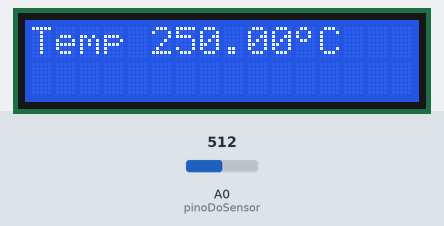
The sketch below on a simulated Arduino Uno, built with avr-gcc and run on an emulated ATmega328P. Shown: 16×2 character LCD. The test bench sets the inputs (shaded band); at power-on: A0 (pinoDoSensor) = 512. What the sketch prints to the serial monitor is not drawn.

Above: at 1.2 s.
1.3 s: A0 (pinoDoSensor) set to 716
At 3.0 s:
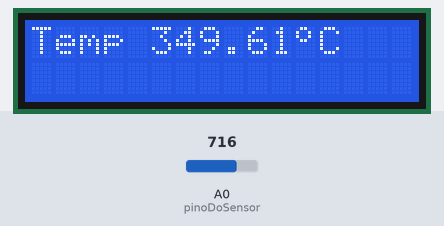
3.5 s: A0 (pinoDoSensor) set to 900
At 5.0 s:
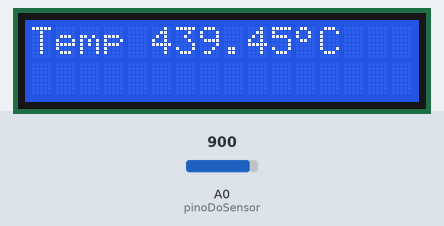
5.5 s: A0 (pinoDoSensor) set to 1023
At 6.9 s:
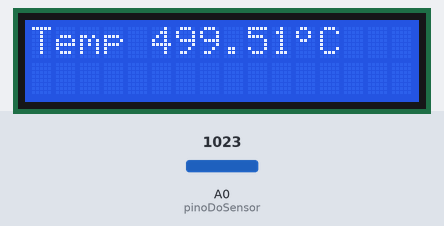
Timing chart, 0 to 8.5 s (numbered marks = the images above; inputs shaded):
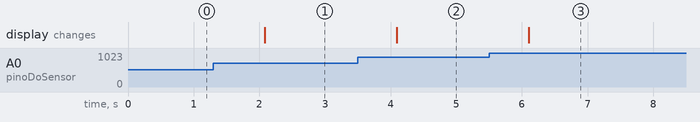

The sketch:

tremendous_migelo.ino
```cpp
#include <LiquidCrystal.h>

int pinoDoSensor = A0;

LiquidCrystal lcd(12, 11, 5, 4, 3, 2);

byte grau[8] ={

  B00001100,  //       _
  B00010010,  //      | |
  B00010010,  //      |_|
  B00001100,  //
  B00000000,  //
  B00000000,  //
  B00000000,  //
  B00000000,  //
};


float temperatura = 0.0;
float sensibilidade = 0.010; // mV / C

void setup()
{
  Serial.begin(9600);
  lcd.begin(16,2);
  lcd.createChar( 0, grau );
}

void loop()
{
  lcd.clear();
  //lcd.setCursor(0, 0);
  //lcd.print("Ola LCD");
  temperatura = analogRead( A0 ) * 5.0 / 1024.0 / sensibilidade;

  float mV_por_divisao = 5.00 / 1024.00;
  int saida_do_ad      = analogRead( pinoDoSensor );

  float temperatura = saida_do_ad * mV_por_divisao / 0.010;
  Serial.print( temperatura );
  Serial.println(" C");

  Serial.print("Temperatura - ");  //Send a text to serial
  Serial.print( temperatura );
  Serial.println(" C  - ");
  lcd.print("Temp ");
  lcd.print( temperatura );
  lcd.write( (byte)0 );
  lcd.print( "C" );
  delay(1000);

}
```

Measured:
- after the input at 1.3 s, the display: changes after 0.78 s (image 1)
- after the input at 3.5 s, the display: changes after 0.59 s (image 2)
- after the input at 5.5 s, the display: changes after 0.60 s (image 3)
